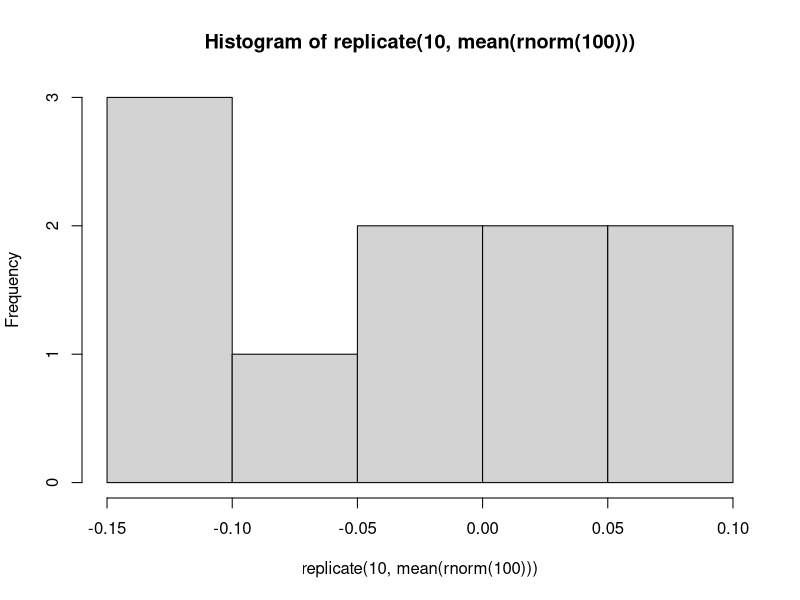
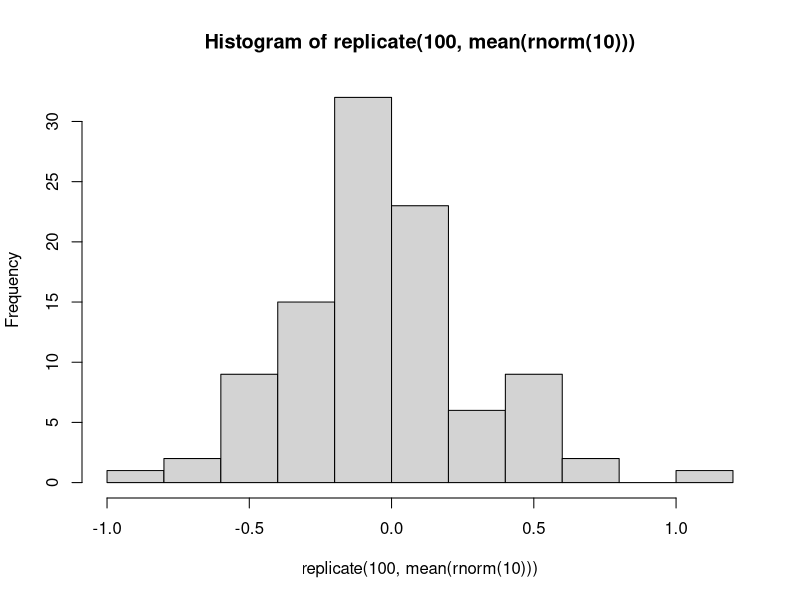
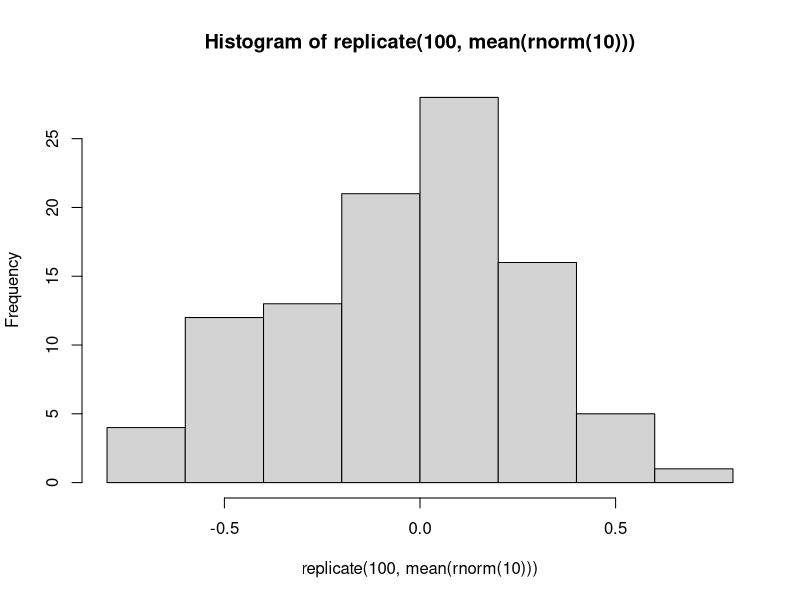
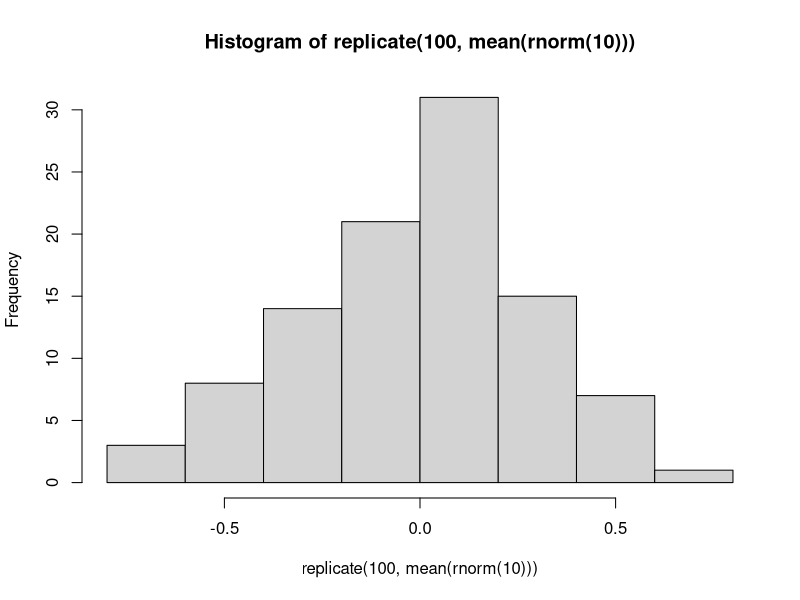
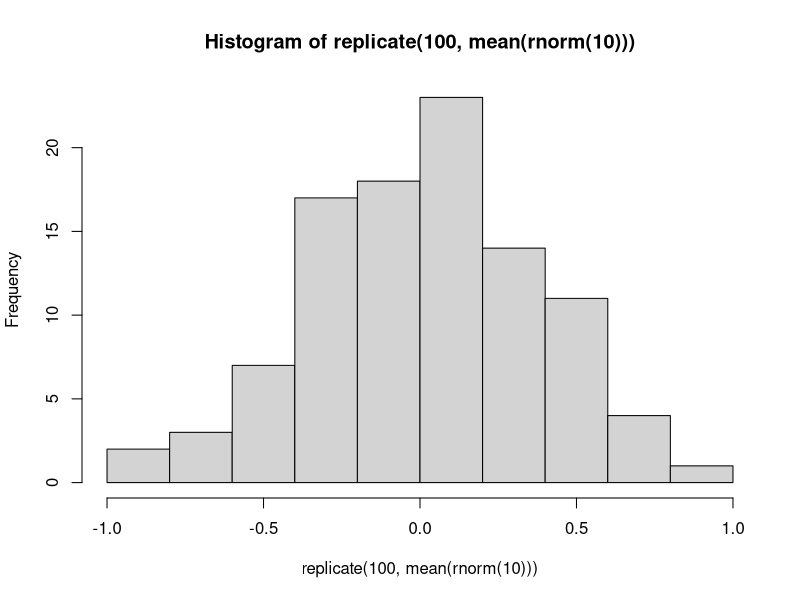
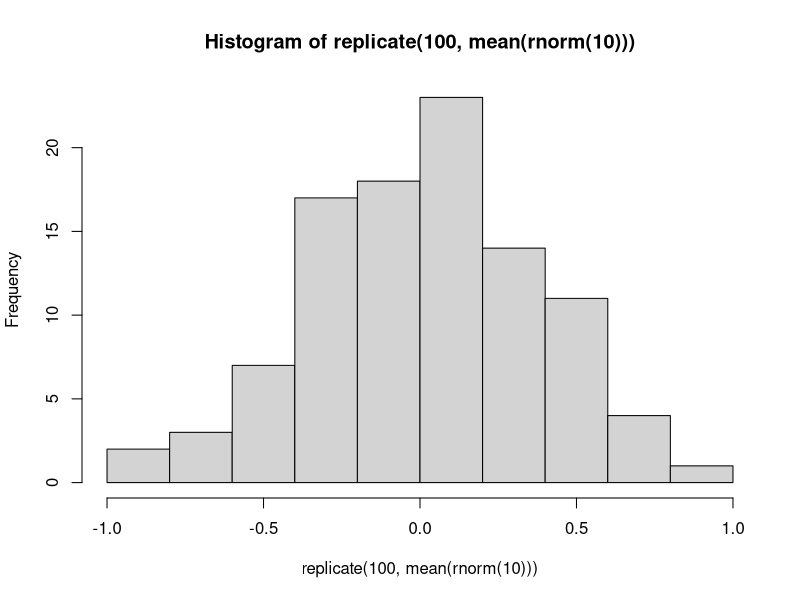
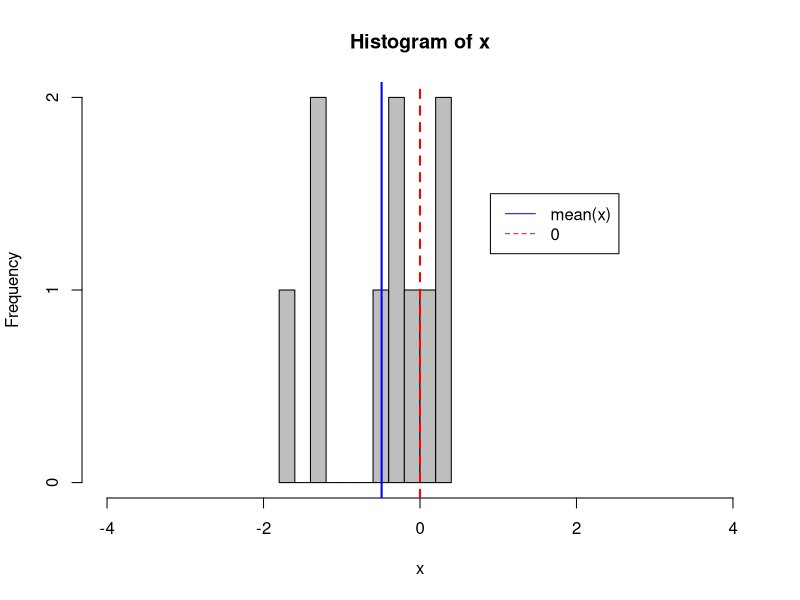
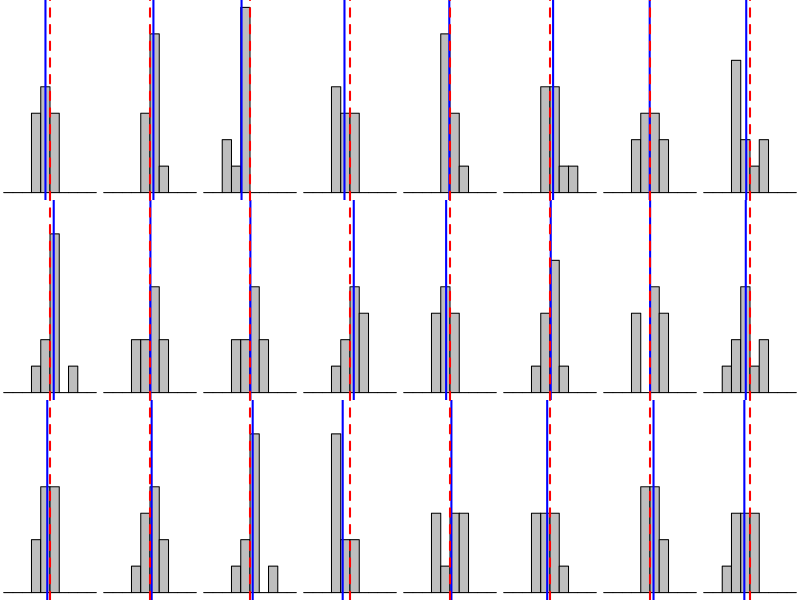

Here is the R script that generated these plots, in order:
###############################################################################################################
# This R script contains                                                                                      #
#  - the examples shown in the step-by-step workshop pages                                                    #
#    (for you to run line-by-line to observe the outcome, or to modify and play with)                         #
#  - space called 'YOUR TURN' for you to write your own code to answer the exercices from the workshop pages  #
#  - a possible solution to those exercices (indented)                                                        #
###############################################################################################################

#~~~~~~~~~ Random Numbers Generators and sampling theory

# sample 

## x is a sequence
x <- 1:10
x
?sample # default: replace = FALSE
sample(x)
sample(x, replace = TRUE)
sample(letters, size = 10)
sample(x, size = 100, replace = TRUE)

## x is a vector of combined values
x <- c(1,5,8)
x
sample(x, size = 6, replace = TRUE)




# YOUR TURN: generate random numbers
## Sample 100 values between 3 and 103 with replacement






    ### x <- 3:103
    ### sample(x, 100, replace=TRUE)



# random number generator drawing from specific distributions
?runif  # runif(n, min, max) 
?rpois  # rpois(n, lambda) 
?rnorm  # rnorm(n, mean, sd) 
?rbinom # rbinom(n, prob)	



# YOUR TURN: generate random numbers
## Draw 100 values from a normal distribution with a mean of 0 and a sd of 1




    ### rnorm(n=100, mean=0, sd=1)
    ### rnorm(100,0,1) # you do not need to label the arguments if you provide them in their default order
    ### rnorm(100) # if you sample from a normal distribution with a mean of 0 and a sd of 1, you do not need to provide them, they are the defaults

## Draw 50 values from a normal distribution with a mean of 10 and sd of 5




    ### rnorm(50, 10, 5) 
    ### rnorm(sd=5, mean=10, n=50) # if you do not know what order is the default, label your arguments and input them in the order you want!

## Draw 1000 values from a poisson distribution with a lambda of 50




    ### rpois(n=1000, lambda=50)
    ### rpois(1000, 50)

## Draw 30 values from a uniform distribution between 0 and 10




    ### runif(n=30, min=0, max=10)
    ### runif(30, 0, 10)




# repeat 
?replicate # replicate(n, expression)
rnorm(10)
mean(rnorm(10))
replicate(10,rnorm(10))
replicate(10, mean(rnorm(100)))
hist(replicate(10, mean(rnorm(100))))

# YOUR TURN: generate random numbers, repeat, and plot
## Replicate 1000 times the mean of 10 values drawn from a unifrom distribution between 0 and 10  





    ### replicate (1000, mean(runif(10, 0, 10)))
    ### hist(replicate (1000, mean(runif(10, 0, 10))))


## Replicate 100 times the mean of 50 values drawn from a normal distribution of mean 10 and stndard deviation 5  




    ### replicate (100, mean(rnorm(50, 10, 5)))
    ### hist(replicate (100, mean(rnorm(50, 10, 5))))



# set seed
hist(replicate(100, mean(rnorm(10))))
hist(replicate(100, mean(rnorm(10))))
hist(replicate(100, mean(rnorm(10))))

set.seed(10)
hist(replicate(100, mean(rnorm(10))))

set.seed(10)
hist(replicate(100, mean(rnorm(10))))


# defining sample size within a replication
## single random sample of normal distribution N(0,1) with n=10
set.seed(10)
x <- rnorm(10, mean=0, sd=1)
hist(x, breaks=10, col="grey", xlim=c(-4,4))
abline(v=0, col="red", lty=2, lwd=2)
abline(v=mean(x), col="blue", lwd=2)
par(xpd=TRUE) # turn off clipping of legend
legend(0.9,1.5, c("mean(x)", "0"), 
       lty=c(1, 2), 
       col=c("blue","red"))

## 24 sims of same distribution N(0,1) with n=10
set.seed(10)
x24 <- replicate(24, rnorm(10,0,1))
par(mfrow=c(3,8), mar=c(0,0,0,0))
x24Plot <- apply(x24,2,function(x){
               hist(x, col="grey", xlim=c(-5,5), ylim=c(0,7), breaks=c(-5:5),
                    main="", ylab="", xlab="", xaxt="n", yaxt="n")
               abline(v=mean(x), col="blue", lwd=2)
               abline(v=0, col="red", lty=2, lwd=2)
                })

## distribution of mu and sd from 24 sims N(0,1) with n=10
par(mfrow=c(1,2), mar=c(5,5,1,1))
hist(apply(x24, 2, mean), main="Mean",col="grey", xlim=c(-1,1))
abline(v=0, col="red", lty=2, lwd=2)
hist(apply(x24, 2, sd), main="SD",col="grey", xlim=c(0.6,1.4))
abline(v=1, col="red", lty=2, lwd=2)

## 24 sims of same distribution N(0,1) with n=1000
set.seed(10)
x24b <- replicate(24, rnorm(1000,0,1))
par(mfrow=c(3,8), mar=c(0,0,0,0))
x24bPlot <- apply(x24b,2,function(x){
               hist(x, col="grey", xlim=c(-5,5), ylim=c(0,500), breaks=c(-5:5),
                    main="", ylab="", xlab="", xaxt="n", yaxt="n")
               abline(v=mean(x), col="blue", lwd=2)
               abline(v=0, col="red", lty=2, lwd=2)
               })

## distribution of mu and sd from 24 sims N(0,1) with n=1000
par(mfrow=c(1,2), mar=c(5,5,1,1))
hist(apply(x24b, 2, mean), main="Mean",col="grey", xlim=c(-1,1))
abline(v=0, col="red", lty=2, lwd=2)
hist(apply(x24b, 2, sd), main="SD",col="grey", xlim=c(0.6,1.4))
abline(v=1, col="red", lty=2, lwd=2)

## distribution of mu and sd from 1000 sims N(0,1) with n=10
set.seed(10)
x1000 <- replicate(1000, rnorm(10,0,1))
par(mfrow=c(1,2), mar=c(5,5,1,1))
hist(apply(x1000, 2, mean), main="Mean",col="grey")
abline(v=0, col="red", lty=2, lwd=2)
hist(apply(x1000, 2, sd), main="SD",col="grey")
abline(v=1, col="red", lty=2, lwd=2)


#~~~~~~~~~ Functions

# writing a function
    ## function syntax:
    ## AwesomeFunctionName <- function(argument1, argument2,…){
    ## do stuff here
    ## }

# YOUR TURN: write a function 
## that draws a histogram of nrep draws of mean(rnorm(100))














    ## step 1: the action
    mean(rnorm(100))
    ## step 2: replicate the action 1000 times
    replicate(1000, mean(rnorm(100)))
    ## step 3: plot the outcome of those simulations
    hist(replicate(1000, mean(rnorm(100))))
    ## step 4: replicate the action nrep time, with nrep defined outside the function
    nrep <- 1000
    replicate(nrep, mean(rnorm(100)))
    ## step 5: wrap it in a function:
    histrnorm100 <- function (nrep){
      hist(replicate(nrep, mean(rnorm(100))))
    }
    ## step 6: check that the function works
    histrnorm100(9)

    
# YOUR TURN: modify your function
## to draw a histogram of n draws of mean(rnorm(n))






    
    
    
    
    
    
    

    
    

    ## step 4: define parameters outside the function
    nrep <- 100
    n <- 10
    replicate(nrep, mean(rnorm(n)))
    ## step 5: wrap the action in a function:
    histrnorm_n <- function (nrep, n){
      hist(replicate(n, mean(rnorm(n))))
    }
    ## step 6: check that the function works
    histrnorm_n(9,3)
    
    


#~~~~~~~~~ Real (useful) simulation

# YOUR TURN: draw from the same distribution twice 
## and see if the sample differ from each other
## will they differ significantly in 5% of the nrep?
    
    
    
    
    
    
    
    
    
    
    
    
    
    
    

    
    
    ## Figure out how to do a t.test in R
    ?t.test
    ## Generate two vectors of 50  N(0,1) 
    x1 <- rnorm(50,0,1)
    x2 <- rnorm(50,0,1)
    ## Compare them with a t test
    t.test(x1,x2)
    ## extract p value
    str(t.test(x1,x2))
    t.test(x1,x2)$p.value
    ## write function 
    simT <- function(n){
    x1 <- rnorm(n,0,1)
    x2 <- rnorm(n,0,1)
    t.test(x1, x2)$p.value 
    }
    ## test function
    simT(50)
    
    ## repeat function for n = 10 and for different nrep and plot
    par(mfrow=c(1,2))
    simTRep <- replicate(20, simT(10))
    hist(simTRep, col="grey", breaks=21, main = "nrep=20, n=10", xlab="pvalue")
    abline(v=0.05, lwd=2, lty=2, col="red")
    
    simTRep2 <- replicate(100, simT(10))
    hist(simTRep2, col="grey", breaks=21, main = "nrep=100, n=10", xlab="pvalue")
    abline(v=0.05, lwd=2, lty=2, col="red")
    
    ## repeat function for nrep = 1000 and various n
    par(mfrow=c(1,2))
    simTRep <- replicate(1000, simT(10))
    hist(simTRep, col="grey", breaks=21, main = "nrep=1000, n=10", xlab="pvalue")
    abline(v=0.05, lwd=2, lty=2, col="red")
    
    simTRep2 <- replicate(1000, simT(100))
    hist(simTRep2, col="grey", breaks=21, main = "nrep=1000, n=100", xlab="pvalue")
    abline(v=0.05, lwd=2, lty=2, col="red")


# YOUR TURN: draw from the same distribution twice 
## using a poisson with lambda = 3 rather than normal distribution
## and see how t.test performs

hist(rpois(100,3))















    ## write new function
    simTpoiss <- function(n){
      x1 <- rpois(n,3)
      x2 <- rpois(n,3)
      t.test(x1, x2)$p.value 
    }
    
    ## repeat function for n = 10 and for different nrep and plot
    par(mfrow=c(1,2))
    hist(replicate(20, simTpoiss(10)), breaks =21,main="n=10, nrep = 20", xlab ='pvalue', col="grey")
    abline(v=0.05, lwd=2, lty=2, col="red")
    hist(replicate(100, simTpoiss(10)), breaks =21,main="n=10, nrep =100", xlab ='pvalue', col="grey")
    abline(v=0.05, lwd=2, lty=2, col="red")
    
    
    ## repeat function for nrep = 1000 and various n
    par(mfrow=c(1,2))
    hist(replicate(1000, simTpoiss(10)), breaks =21, main="nrep = 1000, n=10", xlab ='pvalue', col="grey")
    abline(v=0.05, lwd=2, lty=2, col="red")
    hist(replicate(1000, simTpoiss(100)), breaks =21,main="nrep = 1000, n=100", xlab ='pvalue', col="grey")
    abline(v=0.05, lwd=2, lty=2, col="red")
    
    ## repeat function for nrep = 1000 and various n
    par(mfrow=c(1,2))
    hist(replicate(1000, simTpoiss(10)), breaks =21, main="nrep = 1000, n=10", xlab ='pvalue', col="grey")
    abline(v=0.05, lwd=2, lty=2, col="red")
    hist(replicate(1000, simTpoiss(100)), breaks =21,main="nrep = 1000, n=100", xlab ='pvalue', col="grey")
    abline(v=0.05, lwd=2, lty=2, col="red")
    
    
   
    
